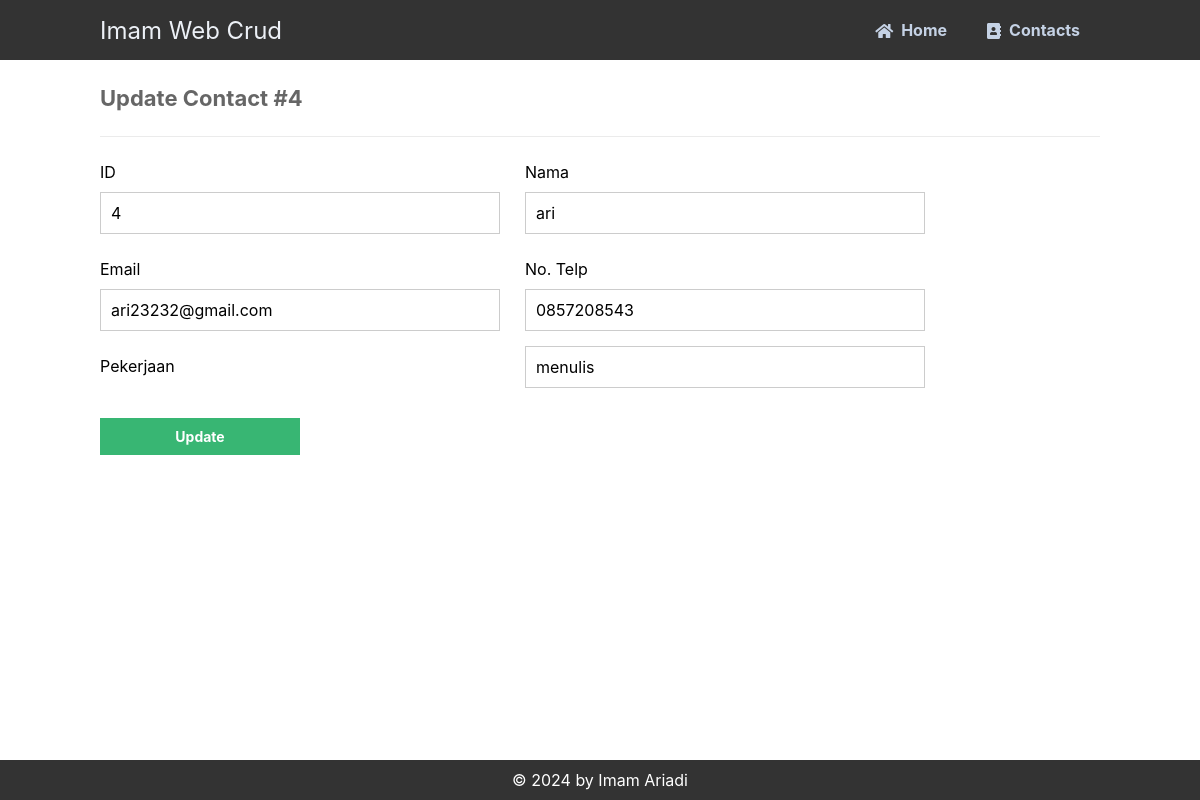
Page /update.php?id=4 on the committed database.
### tables this page shows
CREATE TABLE `kontak` (
  `id` int(11) NOT NULL,
  `nama` varchar(50) NOT NULL,
  `email` varchar(50) NOT NULL,
  `telp` varchar(15) NOT NULL,
  `pekerjaan` varchar(50) NOT NULL
);

### update.php (the view, shortened to what this page needs)
<?php
include 'functions.php';
$pdo = pdo_connect_mysql();
if (isset($_GET['id'])) {
    $stmt = $pdo->prepare('SELECT * FROM kontak WHERE id = ?');
    $stmt->execute([$_GET['id']]);
    $contact = $stmt->fetch(PDO::FETCH_ASSOC);
} else {
    exit('No ID specified!');
}
?>
<?=template_header('Read')?>
<div class="content update">
	<h2>Update Contact #<?=$contact['id']?></h2>
    <form action="update.php?id=<?=$contact['id']?>" method="post">
        <label for="id">ID</label>
        <label for="nama">Nama</label>
        <input type="text" name="id" value="<?=$contact['id']?>" id="id">
        <input type="text" name="nama" value="<?=$contact['nama']?>" id="nama">
        <label for="email">Email</label>
        <label for="telp">No. Telp</label>
        <input type="text" name="email" value="<?=$contact['email']?>" id="email">
        <input type="text" name="telp" value="<?=$contact['telp']?>" id="telp">
        <label for="pekerjaan">Pekerjaan</label>
        <input type="text" name="pekerjaan" value="<?=$contact['pekerjaan']?>" id="title">
        <input type="submit" value="Update">
    </form>
</div>
<?=template_footer()?>

### style.css (style rules this page uses)
* { box-sizing: border-box; font-family: -apple-system, BlinkMacSystemFont, "segoe ui", roboto, oxygen, ubuntu, cantarell, "fira sans", "droid sans", "helvetica neue", Arial, sans-serif; font-size: 16px; -webkit-font-smoothing: antialiased; -moz-osx-font-smoothing: grayscale; }
body { background-color: #FFFFFF; margin: 0; }
.content { width: 1000px; margin: 0 auto; }
.content h2 { margin: 0; padding: 25px 0; font-size: 22px; border-bottom: 1px solid #ebebeb; color: #666666; }
.update form { padding: 15px 0; display: flex; flex-flow: wrap; }
.update form label { display: inline-flex; width: 400px; padding: 10px 0; margin-right: 25px; }
.update form input { padding: 10px; width: 400px; margin-right: 25px; margin-bottom: 15px; border: 1px solid #cccccc; }
.update form input[type="submit"] { display: block; background-color: #38b673; border: 0; font-weight: bold; font-size: 14px; color: #FFFFFF; cursor: pointer; width: 200px; margin-top: 15px; }

### rows in the picture
kontak: id "4", nama "ari", email "ari23232@gmail.com", telp "0857208543", pekerjaan "menulis"
